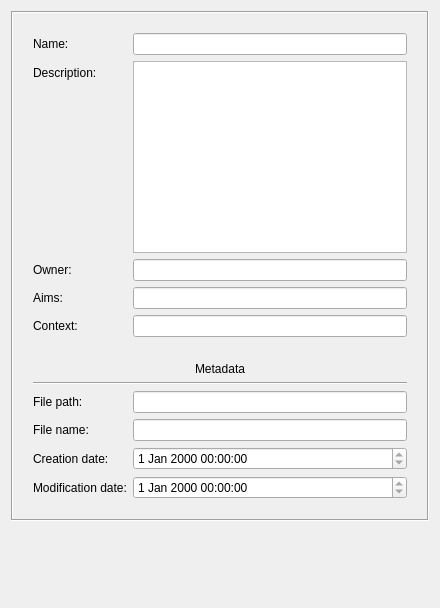
<?xml version="1.0" encoding="UTF-8"?>
<ui version="4.0">
 <class>Form</class>
 <widget class="QWidget" name="Form">
  <property name="geometry">
   <rect>
    <x>0</x>
    <y>0</y>
    <width>440</width>
    <height>608</height>
   </rect>
  </property>
  <property name="windowTitle">
   <string>Form</string>
  </property>
  <layout class="QVBoxLayout" name="verticalLayout">
   <item>
    <widget class="QFrame" name="frame">
     <property name="frameShape">
      <enum>QFrame::Box</enum>
     </property>
     <property name="frameShadow">
      <enum>QFrame::Sunken</enum>
     </property>
     <layout class="QFormLayout" name="formLayout">
      <property name="fieldGrowthPolicy">
       <enum>QFormLayout::AllNonFixedFieldsGrow</enum>
      </property>
      <property name="horizontalSpacing">
       <number>6</number>
      </property>
      <property name="margin">
       <number>20</number>
      </property>
      <item row="0" column="0">
       <widget class="QLabel" name="labelName">
        <property name="text">
         <string>Name:</string>
        </property>
        <property name="buddy">
         <cstring>lineEditName</cstring>
        </property>
       </widget>
      </item>
      <item row="0" column="1">
       <widget class="QLineEdit" name="lineEditName"/>
      </item>
      <item row="1" column="0">
       <widget class="QLabel" name="labelDescription">
        <property name="text">
         <string>Description:</string>
        </property>
        <property name="buddy">
         <cstring>textEditDescription</cstring>
        </property>
       </widget>
      </item>
      <item row="1" column="1">
       <widget class="QTextEdit" name="textEditDescription"/>
      </item>
      <item row="2" column="0">
       <widget class="QLabel" name="labelOwner">
        <property name="text">
         <string>Owner:</string>
        </property>
        <property name="buddy">
         <cstring>lineEditOwner</cstring>
        </property>
       </widget>
      </item>
      <item row="2" column="1">
       <widget class="QLineEdit" name="lineEditOwner"/>
      </item>
      <item row="3" column="0">
       <widget class="QLabel" name="labelAims">
        <property name="text">
         <string>Aims:</string>
        </property>
        <property name="buddy">
         <cstring>lineEditAims</cstring>
        </property>
       </widget>
      </item>
      <item row="3" column="1">
       <widget class="QLineEdit" name="lineEditAims"/>
      </item>
      <item row="4" column="0">
       <widget class="QLabel" name="labelContext">
        <property name="text">
         <string>Context:</string>
        </property>
        <property name="buddy">
         <cstring>lineEditContext</cstring>
        </property>
       </widget>
      </item>
      <item row="4" column="1">
       <widget class="QLineEdit" name="lineEditContext"/>
      </item>
      <item row="6" column="0" colspan="2">
       <widget class="QLabel" name="labelMetadata">
        <property name="sizePolicy">
         <sizepolicy hsizetype="Preferred" vsizetype="Preferred">
          <horstretch>0</horstretch>
          <verstretch>0</verstretch>
         </sizepolicy>
        </property>
        <property name="text">
         <string>Metadata</string>
        </property>
        <property name="alignment">
         <set>Qt::AlignBottom|Qt::AlignHCenter</set>
        </property>
        <property name="margin">
         <number>-3</number>
        </property>
       </widget>
      </item>
      <item row="7" column="0" colspan="2">
       <widget class="Line" name="line">
        <property name="orientation">
         <enum>Qt::Horizontal</enum>
        </property>
       </widget>
      </item>
      <item row="9" column="0">
       <widget class="QLabel" name="labelFilePath">
        <property name="text">
         <string>File path:</string>
        </property>
        <property name="buddy">
         <cstring>lineEditFilePath</cstring>
        </property>
       </widget>
      </item>
      <item row="9" column="1">
       <widget class="QLineEdit" name="lineEditFilePath">
        <property name="enabled">
         <bool>true</bool>
        </property>
        <property name="readOnly">
         <bool>true</bool>
        </property>
       </widget>
      </item>
      <item row="10" column="0">
       <widget class="QLabel" name="labelFileName">
        <property name="text">
         <string>File name:</string>
        </property>
        <property name="buddy">
         <cstring>lineEditFileName</cstring>
        </property>
       </widget>
      </item>
      <item row="10" column="1">
       <widget class="QLineEdit" name="lineEditFileName">
        <property name="enabled">
         <bool>true</bool>
        </property>
        <property name="readOnly">
         <bool>true</bool>
        </property>
       </widget>
      </item>
      <item row="11" column="0">
       <widget class="QLabel" name="labelCreationDate">
        <property name="text">
         <string>Creation date:</string>
        </property>
        <property name="buddy">
         <cstring>dateTimeEditCreationDate</cstring>
        </property>
       </widget>
      </item>
      <item row="11" column="1">
       <widget class="QDateTimeEdit" name="dateTimeEditCreationDate">
        <property name="enabled">
         <bool>true</bool>
        </property>
        <property name="readOnly">
         <bool>true</bool>
        </property>
       </widget>
      </item>
      <item row="12" column="0">
       <widget class="QLabel" name="labelModificationDate">
        <property name="text">
         <string>Modification date:</string>
        </property>
        <property name="buddy">
         <cstring>dateTimeEditModificationDate</cstring>
        </property>
       </widget>
      </item>
      <item row="12" column="1">
       <widget class="QDateTimeEdit" name="dateTimeEditModificationDate">
        <property name="enabled">
         <bool>true</bool>
        </property>
        <property name="readOnly">
         <bool>true</bool>
        </property>
       </widget>
      </item>
      <item row="5" column="1">
       <spacer name="verticalSpacer_2">
        <property name="orientation">
         <enum>Qt::Vertical</enum>
        </property>
        <property name="sizeHint" stdset="0">
         <size>
          <width>20</width>
          <height>13</height>
         </size>
        </property>
       </spacer>
      </item>
     </layout>
    </widget>
   </item>
   <item>
    <spacer name="verticalSpacer">
     <property name="orientation">
      <enum>Qt::Vertical</enum>
     </property>
     <property name="sizeHint" stdset="0">
      <size>
       <width>20</width>
       <height>40</height>
      </size>
     </property>
    </spacer>
   </item>
  </layout>
 </widget>
 <resources/>
 <connections/>
</ui>
